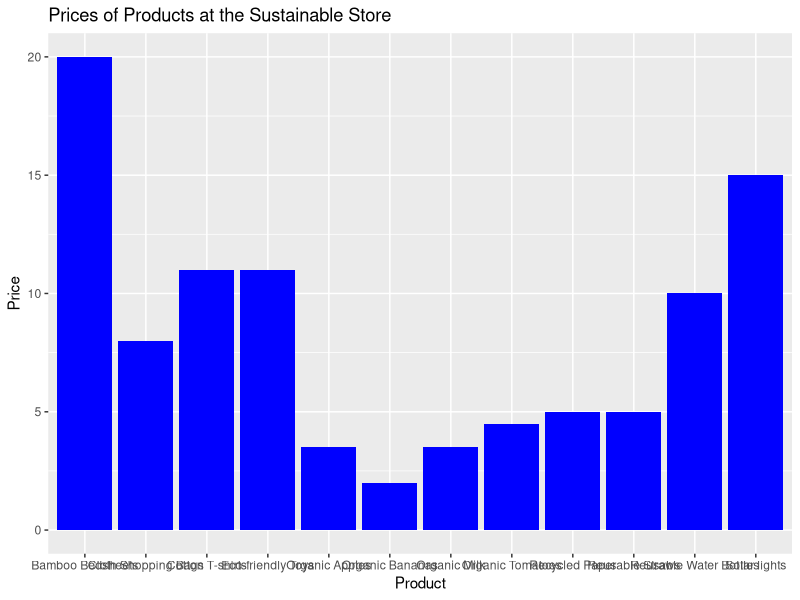

Source code (R): (Note: this script raises an error after producing the figure.)
#Create Dataset for Store

product_list <- c("Organic Apples", "Organic Bananas", "Organic Tomatoes","Cotton T-shirts", "Bamboo Bedsheets", "Organic Milk","Cloth Shopping Bags", "Reusable Water Bottles", "Recycled Paper","Solar lights", "Eco-friendly Toys", "Reusable Straws") 

price_list <- c(3.50, 2.00, 4.50, 11.00, 20.00, 3.50, 8.00, 10.00, 5.00, 15.00, 11.00, 5.00)

# Create Data Frame

sustainable_products <- data.frame(product_list, price_list)

# Create Vector for Store Categories

category <- c("Fruit", "Fruit", "Fruit", "Clothing", "Bedding", "Dairy","Bags","Drinkware","Paper","Lighting","Toys","Straws")

# Add Category to Data Frame

sustainable_products$Category <- category

# Install Packages

install.packages(ggplot2)
install.packages(dplyr)

library(ggplot2)
library(dplyr)

# Plot Store's Products

ggplot(sustainable_products, aes(x = product_list, y = price_list)) + geom_bar(stat = "identity", fill = "blue") + labs(x="Product", y="Price") + ggtitle("Prices of Products at the Sustainable Store")

# Filter Data Frame for Products Under $10

under_ten <- filter(sustainable_products, price_list <= 10)

# Sum of Product Prices

sum_product_prices <- sum(price_list)

# Calculate Average Price

avg_price <- mean(price_list)

# Subset Fruit Data

fruit <- subset(sustainable_products, Category == "Fruit")

# Group Data by Category

category_price <- group_by(sustainable_products, Category)

# Calculate Mean Price by Group

mean_price_by_category <- summarise(category_price, mean_price = mean(price_list))

# Create Vector for Discounted Prices

discount_price_list <- price_list*0.8

# Create New Data Frame with Discounted Price List

discounted_products <- data.frame(product_list, discount_price_list)

# Merge Data Frames

merged_products <- merge(sustainable_products, discounted_products, by = "product_list")

# Rename Price Columns

renamed_columns <- rename(merged_products, price_list.x = "Original Price", price_list.y = "Discounted Price")

# Create Discount Flag

discount_flag <- ifelse(renamed_columns$price_list.x > renamed_columns$price_list.y, "Yes", "No")

# Add Discount Flag to Data Frame

renamed_columns$Discounted <- discount_flag

# Order By Price

order_by_price <- arrange(renamed_columns, price_list.y)

# Find Most Popular Product

most_popular <- arrange(renamed_columns, desc(price_list.x))

# Create Histogram

ggplot(renamed_columns) + geom_histogram(aes(x=price_list.x, fill=Category)) + labs(x="Price", y="Count") + ggtitle("Distribution of Prices at the Sustainable Store")

# Move Data to CSV File

write.csv(renamed_columns, "sustainable_products.csv", row.names = FALSE)